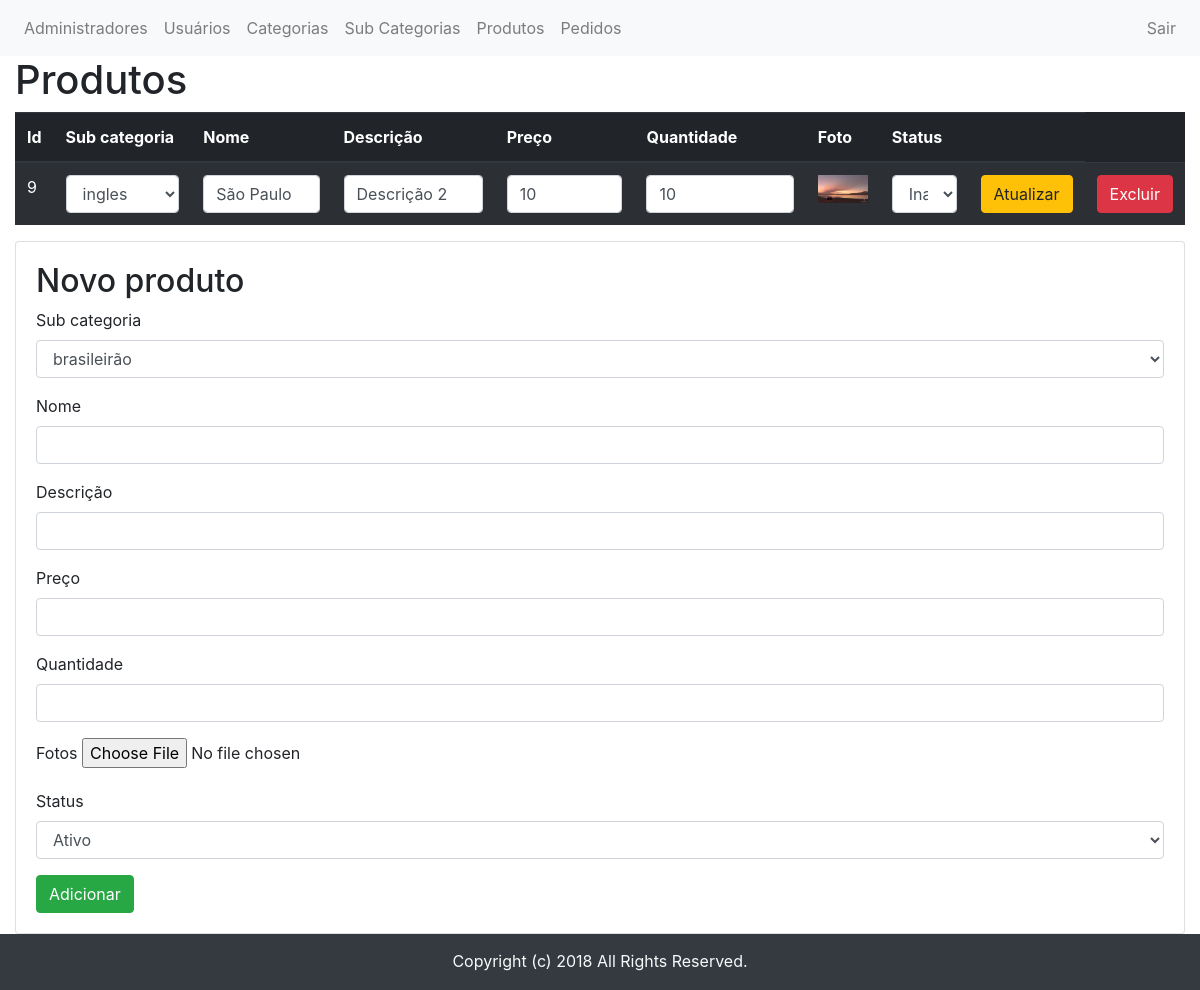
Page /Admin/produtos/produtos.php (signed in) on the earlier database version.
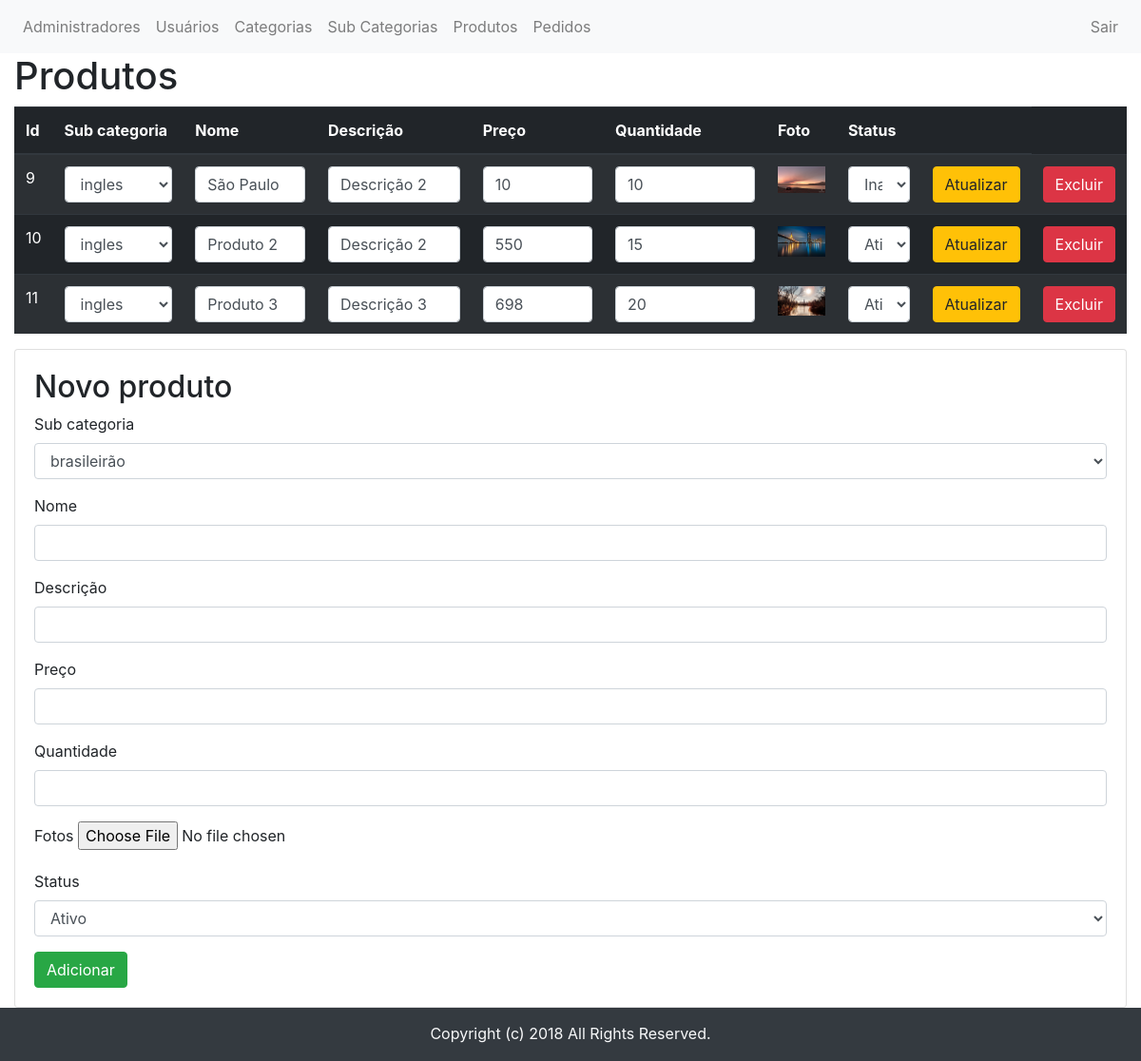
Same page on the later database version.
### tables this page shows
CREATE TABLE `produtos` (
  `id` int(11) NOT NULL AUTO_INCREMENT,
  `sub_categoria_id` int(11) DEFAULT NULL,
  `nome` varchar(255) DEFAULT NULL,
  `descricao` varchar(255) DEFAULT NULL,
  `preco` float DEFAULT NULL,
  `quantidade` int(11) DEFAULT NULL,
  `foto` varchar(255) DEFAULT NULL,
  `status` int(11) DEFAULT NULL,
  PRIMARY KEY (`id`),
  KEY `fk_produto_sub_categoria` (`sub_categoria_id`),
  CONSTRAINT `fk_produto_sub_categoria` FOREIGN KEY (`sub_categoria_id`) REFERENCES `sub_categorias` (`id`)
);

### DAO/Banco.php (called while the page is built, shortened)
<?php
class Banco
{
    private $conn;
    function __construct($host = "localhost", $user = "root", $senha = "q1w2e3r4", $banco = "lojauninove")
    {
        $this->host = $host;
        $this->user = $user;
        $this->senha = $senha;
        $this->banco = $banco;
        $this->conn = new mysqli($this->host, $this->user, $this->senha, $this->banco);
    }
    public function getConn()
    {
        return $this->conn;
    }
}

### Controller/ProdutoController.php (called while the page is built, shortened)
<?php
class ProdutoController
{
    private $dao;
    private $cat_dao;
    function __construct()
    {
        $this->dao = new ProdutoDAO();
        $this->cat_dao = new SubCategoriaDAO();
        $this->controller = new ControllerController();
    }
    public function admin_index(){
        return [
            'produtos' => $this->dao->getProdutos(),
            'sub_categorias' => $this->cat_dao->getSubCategorias()
        ];
    }
}

### DAO/ProdutoDAO.php (called while the page is built, shortened)
<?php
class ProdutoDAO extends Banco{
    public function getProdutos(){
        $query = "SELECT * FROM produtos";
        $stmt = $this->getConn()->prepare($query);
        $stmt->execute();
        $stmt->bind_result($id, $sub_categoria_id, $nome, $descricao, $preco, $quantidade, $foto, $status);
        $produtos = [];
        $sub_dao = new SubCategoriaDAO();
        while($stmt->fetch()){
            $produto = new Produto();
            $produto->setId($id);
            $produto->setSubCategoria($sub_dao->getSubCategoria($sub_categoria_id));
            $produto->setNome($nome);
            $produto->setDescricao($descricao);
            $produto->setPreco($preco);
            $produto->setQuantidade($quantidade);
            $produto->setFoto($foto);
            $produto->setStatus($status);
            $produtos[] = $produto;
        }
        return $produtos;
    }
}

### DAO/SubCategoriaDAO.php (called while the page is built, shortened)
<?php
class SubCategoriaDAO extends Banco
{
    public function getSubCategoria($id){
        $cat_dao = new CategoriaDAO();
        $query = "SELECT id, nome, status, categoria_id FROM sub_categorias WHERE id = ".$id;
        $stmt = $this->getConn()->prepare($query);
        $stmt->execute();
        $stmt->bind_result($id, $nome, $status, $categoria_id);
        while($stmt->fetch()){
            $sub_categoria = new SubCategoria();
            $sub_categoria->setId($id);
            $sub_categoria->setNome($nome);
            $sub_categoria->setStatus($status);
            $sub_categoria->setCategoria($cat_dao->getCategoria($categoria_id));
        }
        return $sub_categoria;
    }
    public function getSubCategorias(){
        $cat_dao = new CategoriaDAO();
        $query = "SELECT id, nome, status, categoria_id FROM sub_categorias";
        $stmt = $this->getConn()->prepare($query);
        $stmt->execute();
        $stmt->bind_result($id, $nome, $status, $categoria_id);
        $sub_categorias = [];
        while($stmt->fetch()){
            $sub_categoria = new SubCategoria();
            $sub_categoria->setId($id);
            $sub_categoria->setNome($nome);
            $sub_categoria->setStatus($status);
            $sub_categoria->setCategoria($cat_dao->getCategoria($categoria_id));
            $sub_categorias[] = $sub_categoria;
        }
        return $sub_categorias;
    }
}

### DAO/CategoriaDAO.php (called while the page is built, shortened)
<?php
class CategoriaDAO extends Banco
{
    public function getCategoria($id){
        $query = "SELECT id, nome, status FROM categorias WHERE id = ".$id;
        $stmt = $this->getConn()->prepare($query);
        $stmt->execute();
        $stmt->bind_result($id, $nome, $status);
        while($stmt->fetch()){
            $categoria = new Categoria();
            $categoria->setId($id);
            $categoria->setNome($nome);
            $categoria->setStatus($status);
        }
        return $categoria;
    }
}

### Model/Produto.php (called while the page is built, shortened)
<?php
class Produto
{
    private $id;
    private $sub_categoria;
    private $nome;
    private $descricao;
    private $preco;
    private $quantidade;
    private $foto;
    private $status;
    public function getId()
    {
        return $this->id;
    }
    public function setId($id)
    {
        $this->id = $id;
    }
    public function getSubCategoria()
    {
        return $this->sub_categoria;
    }
    public function setSubCategoria(SubCategoria $sub_categoria)
    {
        $this->sub_categoria = $sub_categoria;
    }
    public function getNome()
    {
        return $this->nome;
    }
    public function setNome($nome)
    {
        $this->nome = $nome;
    }
    public function getDescricao()
    {
        return $this->descricao;
    }
    public function setDescricao($descricao)
    {
        $this->descricao = $descricao;
    }
    public function getPreco($format=null)
    {
        if(empty($format))
            return $this->preco;
        else
            return "R$&nbsp;".number_format($this->preco, 2, ".", ",");
    }
    public function setPreco($preco)
    {
        $this->preco = $preco;
    }
    public function getQuantidade()
    {
        return $this->quantidade;
    }
    public function setQuantidade($quantidade)
    {
        $this->quantidade = $quantidade;
    }
    public function getFoto()
    {
        return $this->foto;
    }
    public function setFoto($foto)
    {
        $this->foto = $foto;
    }
    public function getStatus()
    {
        return $this->status;
    }
    public function setStatus($status)
    {
        $this->status = $status;
    }
}

### Model/SubCategoria.php (called while the page is built, shortened)
<?php
class SubCategoria
{
    private $id;
    private $nome;
    public function getId()
    {
        return $this->id;
    }
    public function setId($id)
    {
        $this->id = $id;
    }
    public function getNome()
    {
        return $this->nome;
    }
    public function setNome($nome)
    {
        $this->nome = $nome;
    }
}

### Admin/produtos/produtos.php (the view, shortened to what the changed rows need)
<?php
require_once "../../Controller/ProdutoController.php";
$controller = new \Controller\ProdutoController();
$busca_banco = $controller->admin_index();
$produtos = $busca_banco['produtos'];
$sub_categorias = $busca_banco['sub_categorias'];
include "../../Templates/header-admin.php";
?>
<div class="container-fluid">
    <h1 class="h1">Produtos</h1>
    <div class="table-responsive">
        <table class='table  table-dark table-striped'>
            <thead class='thead-dark'>
                <tr>
                    <th scope='col'>Id</th>
                    <th scope='col'>Sub&nbsp;categoria</th>
                    <th scope='col'>Nome</th>
                    <th scope='col'>Descrição</th>
                    <th scope='col'>Preço</th>
                    <th scope='col'>Quantidade</th>
                    <th scope='col'>Foto</th>
                    <th scope='col'>Status<th>
                </tr>
            </thead>
            <tbody>
                <?php foreach($produtos as $p):?>
                    <form action='' method=post>
                    <tr>
                        <td>
                            <?php echo $p->getId()?>
                        </td>
                        <td>
                            <select class='form-control' name='sub_categoria_id'>
                                <?php foreach ($sub_categorias as $cat):?>
                                    <option <?php echo  $cat->getId() == $p->getSubCategoria()->getId() ? 'selected' : ''  ?> value='<?php echo $cat->getId()?>'>
                                        <?php echo $cat->getNome()?>
                                    </option>
                                <?php endforeach;?>
                            </select>
                        </td>
                        <td><input class='form-control' type=text name=nome value='<?php echo $p->getNome()?>'></td>
                        <td><input class='form-control' type=text name=descricao value='<?php echo $p->getDescricao()?>'></td>
                        <td><input class='form-control' type=text name=preco value='<?php echo $p->getPreco()?>'></td>
                        <td><input class='form-control' type=text name=quant value='<?php echo $p->getQuantidade()?>'></td>
                        <td><a href='/Uploads/<?php echo $p->getFoto()?>' download><img width='50' src='/Uploads/<?php echo $p->getFoto()?>'></a></td>
                        <td>
                            <select class="form-control" name="status">
                                <option <?php echo $p->getStatus() == 1 ? 'selected' : ''?> value="1">Ativo</option>
                                <option <?php echo $p->getStatus() == 0 ? 'selected' : ''?> value="0">Inativo</option>
                            </select>
                        </td>
                        <td><button class='btn btn-warning' type=submit name=update>Atualizar</button></td>
                        <td><button class='btn btn-danger' name=delete >Excluir</button></td>
                    </tr>
                    </form>
                <?php endforeach;?>
            </tbody>
        </table>
        </div>
            <div class='card'>
                <div class='card-body'>
                    <h2>Novo produto</h2>
                </div>
            </div>
    </div>
<?php include "../../Templates/footer-admin.php";?>

Differences in the rows shown:
added produtos: id "10", sub_categoria_id "ingles", nome "Produto 2", descricao "Descrição 2", preco "550", quant "15", foto (picture), status "Ativo"
added produtos: id "11", sub_categoria_id "ingles", nome "Produto 3", descricao "Descrição 3", preco "698", quant "20", foto (picture), status "Ativo"
